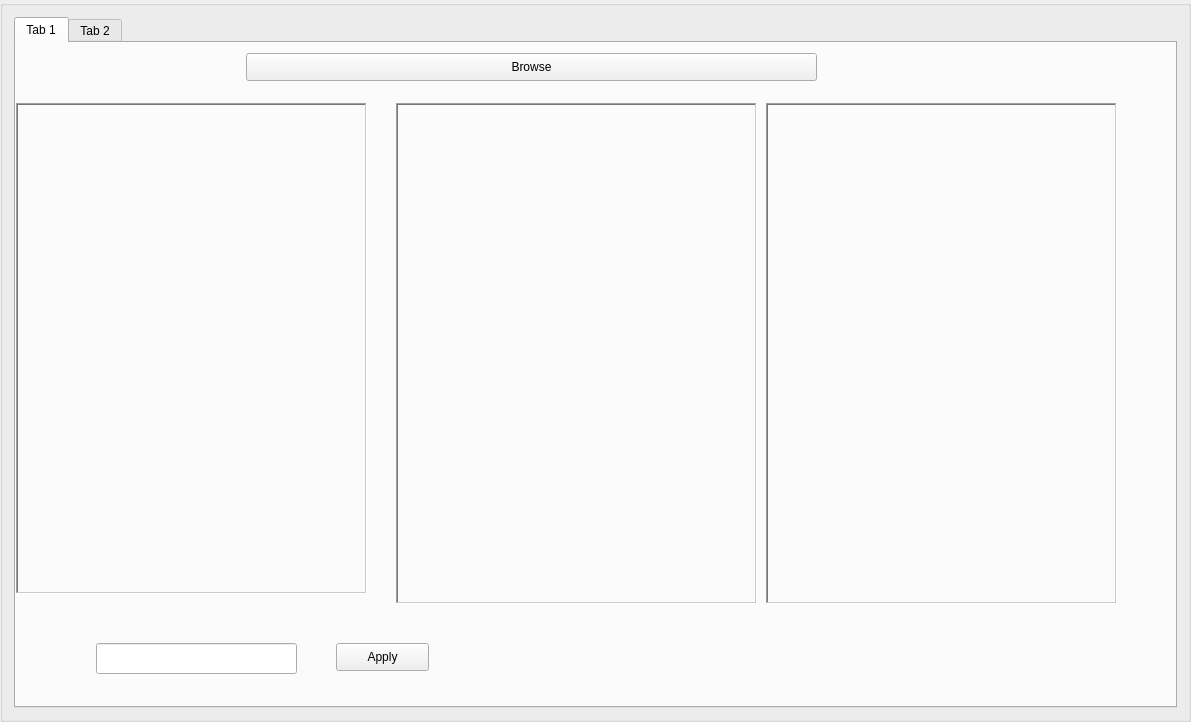
<?xml version="1.0" encoding="UTF-8"?>
<ui version="4.0">
 <class>GroupBox</class>
 <widget class="QGroupBox" name="GroupBox">
  <property name="geometry">
   <rect>
    <x>0</x>
    <y>0</y>
    <width>1191</width>
    <height>722</height>
   </rect>
  </property>
  <property name="windowTitle">
   <string>GroupBox</string>
  </property>
  <layout class="QHBoxLayout" name="horizontalLayout">
   <item>
    <widget class="QTabWidget" name="tabWidget">
     <property name="currentIndex">
      <number>0</number>
     </property>
     <widget class="QWidget" name="tab">
      <attribute name="title">
       <string>Tab 1</string>
      </attribute>
      <widget class="QPushButton" name="pushButtonBrowse">
       <property name="geometry">
        <rect>
         <x>230</x>
         <y>10</y>
         <width>571</width>
         <height>28</height>
        </rect>
       </property>
       <property name="styleSheet">
        <string notr="true">font: 12pt &quot;MS Shell Dlg 2&quot;;</string>
       </property>
       <property name="text">
        <string>Browse</string>
       </property>
      </widget>
      <widget class="QLabel" name="labelOriginalImage">
       <property name="geometry">
        <rect>
         <x>0</x>
         <y>60</y>
         <width>351</width>
         <height>491</height>
        </rect>
       </property>
       <property name="frameShape">
        <enum>QFrame::WinPanel</enum>
       </property>
       <property name="frameShadow">
        <enum>QFrame::Sunken</enum>
       </property>
       <property name="text">
        <string/>
       </property>
       <property name="scaledContents">
        <bool>true</bool>
       </property>
      </widget>
      <widget class="QLineEdit" name="lineEditKernelSize">
       <property name="geometry">
        <rect>
         <x>80</x>
         <y>600</y>
         <width>201</width>
         <height>31</height>
        </rect>
       </property>
      </widget>
      <widget class="QLabel" name="labelFourierFilteredImage">
       <property name="geometry">
        <rect>
         <x>380</x>
         <y>60</y>
         <width>361</width>
         <height>501</height>
        </rect>
       </property>
       <property name="frameShape">
        <enum>QFrame::WinPanel</enum>
       </property>
       <property name="frameShadow">
        <enum>QFrame::Sunken</enum>
       </property>
       <property name="text">
        <string/>
       </property>
       <property name="scaledContents">
        <bool>true</bool>
       </property>
      </widget>
      <widget class="QLabel" name="labelSubtractedImage">
       <property name="geometry">
        <rect>
         <x>750</x>
         <y>60</y>
         <width>351</width>
         <height>501</height>
        </rect>
       </property>
       <property name="frameShape">
        <enum>QFrame::WinPanel</enum>
       </property>
       <property name="frameShadow">
        <enum>QFrame::Sunken</enum>
       </property>
       <property name="text">
        <string/>
       </property>
       <property name="scaledContents">
        <bool>true</bool>
       </property>
      </widget>
      <widget class="QPushButton" name="pushButtonApply">
       <property name="geometry">
        <rect>
         <x>320</x>
         <y>600</y>
         <width>93</width>
         <height>28</height>
        </rect>
       </property>
       <property name="text">
        <string>Apply</string>
       </property>
      </widget>
     </widget>
     <widget class="QWidget" name="tab_2">
      <attribute name="title">
       <string>Tab 2</string>
      </attribute>
      <widget class="QLabel" name="labelPatternedImage">
       <property name="geometry">
        <rect>
         <x>60</x>
         <y>50</y>
         <width>441</width>
         <height>531</height>
        </rect>
       </property>
       <property name="frameShape">
        <enum>QFrame::WinPanel</enum>
       </property>
       <property name="frameShadow">
        <enum>QFrame::Sunken</enum>
       </property>
       <property name="text">
        <string/>
       </property>
       <property name="scaledContents">
        <bool>true</bool>
       </property>
      </widget>
      <widget class="QLabel" name="labelFilteredImage">
       <property name="geometry">
        <rect>
         <x>560</x>
         <y>50</y>
         <width>441</width>
         <height>531</height>
        </rect>
       </property>
       <property name="frameShape">
        <enum>QFrame::WinPanel</enum>
       </property>
       <property name="frameShadow">
        <enum>QFrame::Sunken</enum>
       </property>
       <property name="text">
        <string/>
       </property>
       <property name="scaledContents">
        <bool>true</bool>
       </property>
      </widget>
      <widget class="QPushButton" name="pushButtonApplyBonus">
       <property name="geometry">
        <rect>
         <x>450</x>
         <y>610</y>
         <width>171</width>
         <height>41</height>
        </rect>
       </property>
       <property name="text">
        <string>Apply</string>
       </property>
      </widget>
     </widget>
    </widget>
   </item>
  </layout>
 </widget>
 <resources/>
 <connections/>
</ui>
